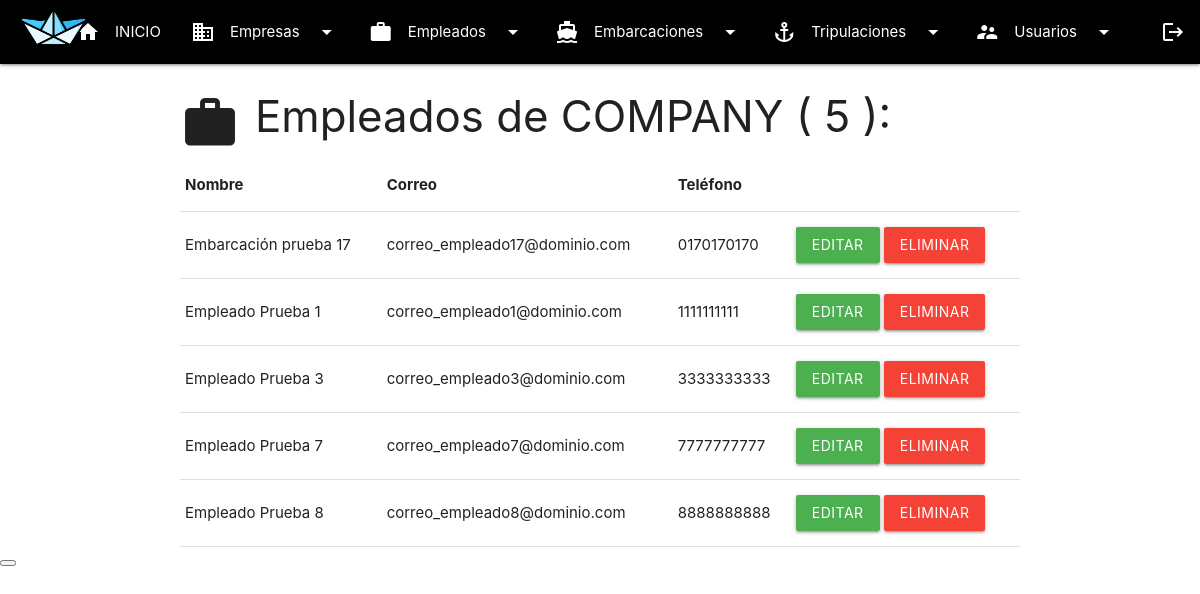
/empleados/ver_empleados.php?empres=3 (signed in), run on the app's committed database.
### tables this page shows
CREATE TABLE `empresas` (
  `idEmpresa` int(11) NOT NULL,
  `nombre` varchar(50) NOT NULL,
  `direccion` varchar(150) NOT NULL,
  `correo` varchar(50) NOT NULL,
  `telefono` varchar(20) NOT NULL,
  `logo` varchar(255) DEFAULT NULL,
  `empleados` int(11) NOT NULL,
  `embarcaciones` int(11) NOT NULL
);

CREATE TABLE `empleados` (
  `idEmpleado` int(11) NOT NULL,
  `nombre` varchar(50) NOT NULL,
  `empresa` int(11) NOT NULL,
  `correo` varchar(50) NOT NULL,
  `telefono` varchar(20) NOT NULL,
  `tripulacion` int(11) DEFAULT NULL
);

### empleados/ver_empleados.php (the view, shortened to what this page needs)
<?php
    $empre = $_REQUEST['empres'];
?>
<!DOCTYPE html>
<html lang="es">
<head>
    <link rel="stylesheet" href="https://cdnjs.cloudflare.com/ajax/libs/materialize/1.0.0/css/materialize.min.css">
    <link rel="stylesheet" type="text/css" href="../css/estilos.css">
</head>
<body>
    <?php include '../templates/navbar.php';?>
    <?php
        $link = Conectar();
        $query   = ("SELECT nombre FROM empresas  WHERE idEmpresa= '".$empre."' ");
        $consulta = mysqli_query($link, $query);
        $dataEmpresa = mysqli_fetch_array($consulta);
        $emperesa = $dataEmpresa['nombre'];
        $query   = ("SELECT * FROM empleados  WHERE empresa= '".$empre."' ORDER BY nombre");
        $consulta = mysqli_query($link, $query);
        $cantidad = mysqli_num_rows($consulta);
    ?>
    <div class="container">
        <div>
            <i class="material-icons medium left">work</i><h3>Empleados de <?php echo $emperesa; ?> ( <?php echo $cantidad; ?> ):</h3>
        </div>
        <div class="table-responsive">
            <table class="table table-bordered table-striped table-hover">
                <thead>
                <tr>
                    <th scope="col">Nombre</th>
                    <th scope="col">Correo</th>
                    <th scope="col">Teléfono</th>
                    <th scope="col"></th>
                </tr>
                </thead>
                <tbody>
                <?php
                    while ($dataEmpleado = mysqli_fetch_array($consulta)) { ?>
                        <tr>
                            <td><?php echo $dataEmpleado['nombre']; ?></td>
                            <td><?php echo $dataEmpleado['correo']; ?></td>
                            <td><?php echo $dataEmpleado['telefono']; ?></td>
                        <td>
                            <button type="button" class="btn green modal-trigger" data-target="editChildresn<?php echo $dataEmpleado['idEmpleado']; ?>">
                                Editar
                            </button>
                            <button type="button" class="btn red modal-trigger" data-target="deleteChildresn<?php echo $dataEmpleado['idEmpleado']; ?>">
                                Eliminar
                            </button>
                        </td>
                        </tr>
                <?php } ?>
            </table>
        </div>
    </div>
    <a href="#agregado" class="modal-trigger"><button type="hidden" id="listo"></button></a>
</body>
</html>

### data on the page
empresas: nombre "COMPANY"
empleados: nombre "Embarcación prueba 17", correo "correo_empleado17@dominio.com", telefono "0170170170"
empleados: nombre "Empleado Prueba 1", correo "correo_empleado1@dominio.com", telefono "1111111111"
empleados: nombre "Empleado Prueba 3", correo "correo_empleado3@dominio.com", telefono "3333333333"
empleados: nombre "Empleado Prueba 7", correo "correo_empleado7@dominio.com", telefono "7777777777"
empleados: nombre "Empleado Prueba 8", correo "correo_empleado8@dominio.com", telefono "8888888888"

### other printed values
$cantidad "5"
